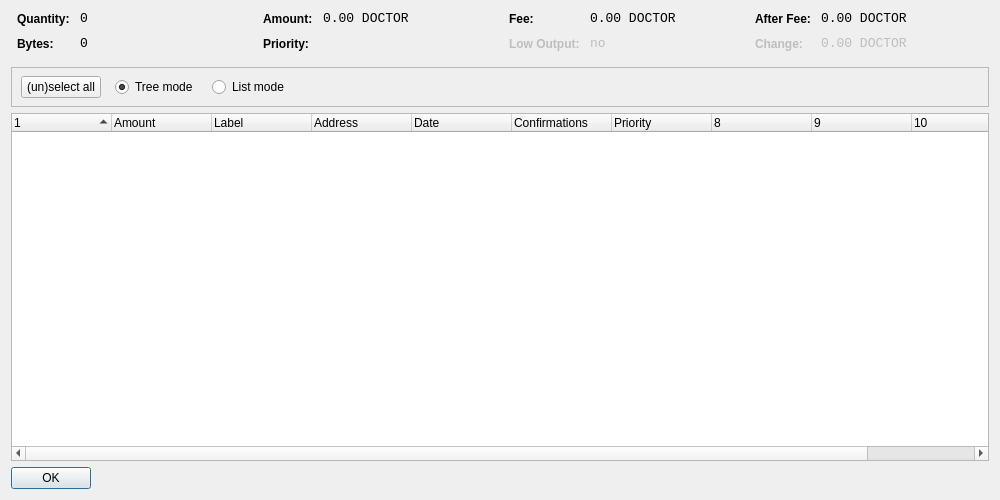
<?xml version="1.0" encoding="UTF-8"?>
<ui version="4.0">
 <class>CoinControlDialog</class>
 <widget class="QDialog" name="CoinControlDialog">
  <property name="geometry">
   <rect>
    <x>0</x>
    <y>0</y>
    <width>1000</width>
    <height>500</height>
   </rect>
  </property>
  <property name="windowTitle">
   <string>Coin Control</string>
  </property>
  <layout class="QVBoxLayout" name="verticalLayout">
   <item>
    <layout class="QHBoxLayout" name="horizontalLayoutTop" stretch="0,0,0,0">
     <property name="topMargin">
      <number>0</number>
     </property>
     <property name="bottomMargin">
      <number>10</number>
     </property>
     <item>
      <layout class="QFormLayout" name="formLayoutCoinControl1">
       <property name="horizontalSpacing">
        <number>10</number>
       </property>
       <property name="verticalSpacing">
        <number>10</number>
       </property>
       <property name="leftMargin">
        <number>6</number>
       </property>
       <property name="rightMargin">
        <number>6</number>
       </property>
       <item row="0" column="0">
        <widget class="QLabel" name="labelCoinControlQuantityText">
         <property name="styleSheet">
          <string notr="true">font-weight:bold;</string>
         </property>
         <property name="text">
          <string>Quantity:</string>
         </property>
        </widget>
       </item>
       <item row="0" column="1">
        <widget class="QLabel" name="labelCoinControlQuantity">
         <property name="font">
          <font>
           <family>Monospace</family>
           <pointsize>10</pointsize>
          </font>
         </property>
         <property name="cursor">
          <cursorShape>IBeamCursor</cursorShape>
         </property>
         <property name="contextMenuPolicy">
          <enum>Qt::ActionsContextMenu</enum>
         </property>
         <property name="text">
          <string notr="true">0</string>
         </property>
         <property name="textInteractionFlags">
          <set>Qt::LinksAccessibleByMouse|Qt::TextSelectableByKeyboard|Qt::TextSelectableByMouse</set>
         </property>
        </widget>
       </item>
       <item row="1" column="0">
        <widget class="QLabel" name="labelCoinControlBytesText">
         <property name="styleSheet">
          <string notr="true">font-weight:bold;</string>
         </property>
         <property name="text">
          <string>Bytes:</string>
         </property>
        </widget>
       </item>
       <item row="1" column="1">
        <widget class="QLabel" name="labelCoinControlBytes">
         <property name="font">
          <font>
           <family>Monospace</family>
           <pointsize>10</pointsize>
          </font>
         </property>
         <property name="cursor">
          <cursorShape>IBeamCursor</cursorShape>
         </property>
         <property name="contextMenuPolicy">
          <enum>Qt::ActionsContextMenu</enum>
         </property>
         <property name="text">
          <string notr="true">0</string>
         </property>
         <property name="textInteractionFlags">
          <set>Qt::LinksAccessibleByMouse|Qt::TextSelectableByKeyboard|Qt::TextSelectableByMouse</set>
         </property>
        </widget>
       </item>
      </layout>
     </item>
     <item>
      <layout class="QFormLayout" name="formLayoutCoinControl2">
       <property name="horizontalSpacing">
        <number>10</number>
       </property>
       <property name="verticalSpacing">
        <number>10</number>
       </property>
       <property name="leftMargin">
        <number>6</number>
       </property>
       <property name="rightMargin">
        <number>6</number>
       </property>
       <item row="0" column="0">
        <widget class="QLabel" name="labelCoinControlAmountText">
         <property name="styleSheet">
          <string notr="true">font-weight:bold;</string>
         </property>
         <property name="text">
          <string>Amount:</string>
         </property>
        </widget>
       </item>
       <item row="0" column="1">
        <widget class="QLabel" name="labelCoinControlAmount">
         <property name="font">
          <font>
           <family>Monospace</family>
           <pointsize>10</pointsize>
          </font>
         </property>
         <property name="cursor">
          <cursorShape>IBeamCursor</cursorShape>
         </property>
         <property name="contextMenuPolicy">
          <enum>Qt::ActionsContextMenu</enum>
         </property>
         <property name="text">
          <string notr="true">0.00 DOCTOR</string>
         </property>
         <property name="textInteractionFlags">
          <set>Qt::LinksAccessibleByMouse|Qt::TextSelectableByKeyboard|Qt::TextSelectableByMouse</set>
         </property>
        </widget>
       </item>
       <item row="1" column="0">
        <widget class="QLabel" name="labelCoinControlPriorityText">
         <property name="styleSheet">
          <string notr="true">font-weight:bold;</string>
         </property>
         <property name="text">
          <string>Priority:</string>
         </property>
        </widget>
       </item>
       <item row="1" column="1">
        <widget class="QLabel" name="labelCoinControlPriority">
         <property name="font">
          <font>
           <family>Monospace</family>
           <pointsize>10</pointsize>
          </font>
         </property>
         <property name="cursor">
          <cursorShape>IBeamCursor</cursorShape>
         </property>
         <property name="contextMenuPolicy">
          <enum>Qt::ActionsContextMenu</enum>
         </property>
         <property name="text">
          <string/>
         </property>
         <property name="textInteractionFlags">
          <set>Qt::LinksAccessibleByMouse|Qt::TextSelectableByKeyboard|Qt::TextSelectableByMouse</set>
         </property>
        </widget>
       </item>
      </layout>
     </item>
     <item>
      <layout class="QFormLayout" name="formLayoutCoinControl3">
       <property name="horizontalSpacing">
        <number>10</number>
       </property>
       <property name="verticalSpacing">
        <number>10</number>
       </property>
       <property name="leftMargin">
        <number>6</number>
       </property>
       <property name="rightMargin">
        <number>6</number>
       </property>
       <item row="0" column="0">
        <widget class="QLabel" name="labelCoinControlFeeText">
         <property name="styleSheet">
          <string notr="true">font-weight:bold;</string>
         </property>
         <property name="text">
          <string>Fee:</string>
         </property>
        </widget>
       </item>
       <item row="0" column="1">
        <widget class="QLabel" name="labelCoinControlFee">
         <property name="font">
          <font>
           <family>Monospace</family>
           <pointsize>10</pointsize>
          </font>
         </property>
         <property name="cursor">
          <cursorShape>IBeamCursor</cursorShape>
         </property>
         <property name="contextMenuPolicy">
          <enum>Qt::ActionsContextMenu</enum>
         </property>
         <property name="text">
          <string notr="true">0.00 DOCTOR</string>
         </property>
         <property name="textInteractionFlags">
          <set>Qt::LinksAccessibleByMouse|Qt::TextSelectableByKeyboard|Qt::TextSelectableByMouse</set>
         </property>
        </widget>
       </item>
       <item row="1" column="0">
        <widget class="QLabel" name="labelCoinControlLowOutputText">
         <property name="enabled">
          <bool>false</bool>
         </property>
         <property name="styleSheet">
          <string notr="true">font-weight:bold;</string>
         </property>
         <property name="text">
          <string>Low Output:</string>
         </property>
        </widget>
       </item>
       <item row="1" column="1">
        <widget class="QLabel" name="labelCoinControlLowOutput">
         <property name="enabled">
          <bool>false</bool>
         </property>
         <property name="font">
          <font>
           <family>Monospace</family>
           <pointsize>10</pointsize>
          </font>
         </property>
         <property name="cursor">
          <cursorShape>IBeamCursor</cursorShape>
         </property>
         <property name="contextMenuPolicy">
          <enum>Qt::ActionsContextMenu</enum>
         </property>
         <property name="text">
          <string notr="true">no</string>
         </property>
         <property name="textInteractionFlags">
          <set>Qt::LinksAccessibleByMouse|Qt::TextSelectableByKeyboard|Qt::TextSelectableByMouse</set>
         </property>
        </widget>
       </item>
      </layout>
     </item>
     <item>
      <layout class="QFormLayout" name="formLayoutCoinControl4">
       <property name="horizontalSpacing">
        <number>10</number>
       </property>
       <property name="verticalSpacing">
        <number>10</number>
       </property>
       <property name="leftMargin">
        <number>6</number>
       </property>
       <property name="rightMargin">
        <number>6</number>
       </property>
       <item row="0" column="0">
        <widget class="QLabel" name="labelCoinControlAfterFeeText">
         <property name="styleSheet">
          <string notr="true">font-weight:bold;</string>
         </property>
         <property name="text">
          <string>After Fee:</string>
         </property>
        </widget>
       </item>
       <item row="0" column="1">
        <widget class="QLabel" name="labelCoinControlAfterFee">
         <property name="font">
          <font>
           <family>Monospace</family>
           <pointsize>10</pointsize>
          </font>
         </property>
         <property name="cursor">
          <cursorShape>IBeamCursor</cursorShape>
         </property>
         <property name="contextMenuPolicy">
          <enum>Qt::ActionsContextMenu</enum>
         </property>
         <property name="text">
          <string notr="true">0.00 DOCTOR</string>
         </property>
         <property name="textInteractionFlags">
          <set>Qt::LinksAccessibleByMouse|Qt::TextSelectableByKeyboard|Qt::TextSelectableByMouse</set>
         </property>
        </widget>
       </item>
       <item row="1" column="0">
        <widget class="QLabel" name="labelCoinControlChangeText">
         <property name="enabled">
          <bool>false</bool>
         </property>
         <property name="styleSheet">
          <string notr="true">font-weight:bold;</string>
         </property>
         <property name="text">
          <string>Change:</string>
         </property>
        </widget>
       </item>
       <item row="1" column="1">
        <widget class="QLabel" name="labelCoinControlChange">
         <property name="enabled">
          <bool>false</bool>
         </property>
         <property name="font">
          <font>
           <family>Monospace</family>
           <pointsize>10</pointsize>
          </font>
         </property>
         <property name="cursor">
          <cursorShape>IBeamCursor</cursorShape>
         </property>
         <property name="contextMenuPolicy">
          <enum>Qt::ActionsContextMenu</enum>
         </property>
         <property name="text">
          <string notr="true">0.00 DOCTOR</string>
         </property>
         <property name="textInteractionFlags">
          <set>Qt::LinksAccessibleByMouse|Qt::TextSelectableByKeyboard|Qt::TextSelectableByMouse</set>
         </property>
        </widget>
       </item>
      </layout>
     </item>
    </layout>
   </item>
   <item>
    <widget class="QFrame" name="frame">
     <property name="minimumSize">
      <size>
       <width>0</width>
       <height>40</height>
      </size>
     </property>
     <property name="frameShape">
      <enum>QFrame::StyledPanel</enum>
     </property>
     <property name="frameShadow">
      <enum>QFrame::Sunken</enum>
     </property>
     <widget class="QWidget" name="horizontalLayoutWidget">
      <property name="geometry">
       <rect>
        <x>10</x>
        <y>0</y>
        <width>781</width>
        <height>41</height>
       </rect>
      </property>
      <layout class="QHBoxLayout" name="horizontalLayoutPanel" stretch="0,0,0,0,0">
       <property name="spacing">
        <number>14</number>
       </property>
       <item>
        <widget class="QPushButton" name="pushButtonSelectAll">
         <property name="sizePolicy">
          <sizepolicy hsizetype="Maximum" vsizetype="Fixed">
           <horstretch>0</horstretch>
           <verstretch>0</verstretch>
          </sizepolicy>
         </property>
         <property name="text">
          <string>(un)select all</string>
         </property>
        </widget>
       </item>
       <item>
        <widget class="QRadioButton" name="radioTreeMode">
         <property name="sizePolicy">
          <sizepolicy hsizetype="Maximum" vsizetype="Fixed">
           <horstretch>0</horstretch>
           <verstretch>0</verstretch>
          </sizepolicy>
         </property>
         <property name="text">
          <string>Tree mode</string>
         </property>
         <property name="checked">
          <bool>true</bool>
         </property>
        </widget>
       </item>
       <item>
        <widget class="QRadioButton" name="radioListMode">
         <property name="sizePolicy">
          <sizepolicy hsizetype="Maximum" vsizetype="Fixed">
           <horstretch>0</horstretch>
           <verstretch>0</verstretch>
          </sizepolicy>
         </property>
         <property name="text">
          <string>List mode</string>
         </property>
        </widget>
       </item>
       <item>
        <spacer name="horizontalSpacer">
         <property name="orientation">
          <enum>Qt::Horizontal</enum>
         </property>
         <property name="sizeHint" stdset="0">
          <size>
           <width>40</width>
           <height>20</height>
          </size>
         </property>
        </spacer>
       </item>
      </layout>
     </widget>
    </widget>
   </item>
   <item>
    <widget class="CoinControlTreeWidget" name="treeWidget">
     <property name="contextMenuPolicy">
      <enum>Qt::CustomContextMenu</enum>
     </property>
     <property name="sortingEnabled">
      <bool>false</bool>
     </property>
     <property name="columnCount">
      <number>11</number>
     </property>
     <attribute name="headerShowSortIndicator" stdset="0">
      <bool>true</bool>
     </attribute>
     <attribute name="headerStretchLastSection">
      <bool>false</bool>
     </attribute>
     <column>
      <property name="text">
       <string/>
      </property>
     </column>
     <column>
      <property name="text">
       <string>Amount</string>
      </property>
     </column>
     <column>
      <property name="text">
       <string>Label</string>
      </property>
     </column>
     <column>
      <property name="text">
       <string>Address</string>
      </property>
     </column>
     <column>
      <property name="text">
       <string>Date</string>
      </property>
     </column>
     <column>
      <property name="text">
       <string>Confirmations</string>
      </property>
      <property name="toolTip">
       <string>Confirmed</string>
      </property>
     </column>
     <column>
      <property name="text">
       <string>Priority</string>
      </property>
     </column>
     <column>
      <property name="text">
       <string/>
      </property>
     </column>
     <column>
      <property name="text">
       <string/>
      </property>
     </column>
     <column>
      <property name="text">
       <string/>
      </property>
     </column>
     <column>
      <property name="text">
       <string/>
      </property>
     </column>
    </widget>
   </item>
   <item>
    <widget class="QDialogButtonBox" name="buttonBox">
     <property name="sizePolicy">
      <sizepolicy hsizetype="Maximum" vsizetype="Fixed">
       <horstretch>0</horstretch>
       <verstretch>0</verstretch>
      </sizepolicy>
     </property>
     <property name="orientation">
      <enum>Qt::Horizontal</enum>
     </property>
     <property name="standardButtons">
      <set>QDialogButtonBox::Ok</set>
     </property>
    </widget>
   </item>
  </layout>
 </widget>
 <customwidgets>
  <customwidget>
   <class>CoinControlTreeWidget</class>
   <extends>QTreeWidget</extends>
   <header>coincontroltreewidget.h</header>
  </customwidget>
 </customwidgets>
 <resources/>
 <connections/>
</ui>
